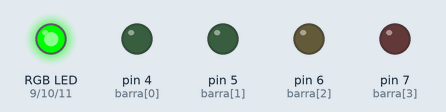
Simulated run of this sketch. Board: Arduino Uno, built with avr-gcc and run on an emulated ATmega328P. On the bench: an RGB LED mixed from three pins (HIGH = lit), output pins drawn as LEDs (lit = HIGH). Dim RGB values are drawn brighter than linear.

Above: at 0.05 s.
At 0.7 s:
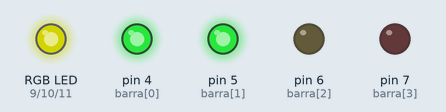
At 1.35 s:
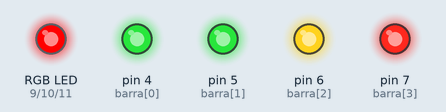
At 2.0 s:
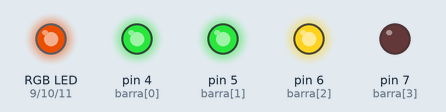
At 2.65 s:
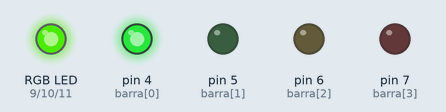
Timing chart, 0 to 6.9 s (numbered marks = the images above):
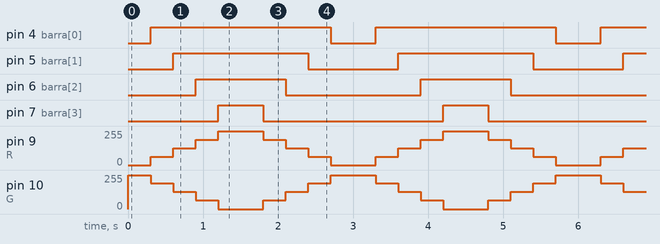

The sketch:

sketch.ino
```cpp
/*
  Solucionari Repte SA2-C · Indicador de nivell (AMPLIAT)
  AMPLIACIO 1: recorre els LED amb un for i un array de pins.
  AMPLIACIO 2: el nivell puja i baixa en bucle (efecte VU-metre).
  AMPLIACIO 3: un LED RGB final que passa de verd a vermell segons el nivell.
  Circuit: LEDs de barra als pins 4,5,6,7 ; LED RGB R=9,G=10,B=11 (220 ohm).
*/

const int barra[] = {4, 5, 6, 7};   // AMPLIACIO 1: array de pins
const int N = 4;
const int R = 9, G = 10, B = 11;     // AMPLIACIO 3: LED RGB indicador

void mostraNivell(int nivell) {
  for (int i = 0; i < N; i++) {
    digitalWrite(barra[i], (i < nivell) ? HIGH : LOW);
  }
  // AMPLIACIO 3: color del RGB segons el nivell (verd -> vermell)
  int vermell = map(nivell, 0, N, 0, 255);
  int verd    = map(nivell, 0, N, 255, 0);
  analogWrite(R, vermell); analogWrite(G, verd); analogWrite(B, 0);
}

void setup() {
  for (int i = 0; i < N; i++) pinMode(barra[i], OUTPUT);
  pinMode(R, OUTPUT); pinMode(G, OUTPUT); pinMode(B, OUTPUT);
}

void loop() {
  // AMPLIACIO 2: puja i baixa (VU-metre)
  for (int n = 0; n <= N; n++) { mostraNivell(n); delay(300); }
  for (int n = N; n >= 0; n--) { mostraNivell(n); delay(300); }
}
```

Measured:
- by itself, pin 4 (barra[0]): alternates HIGH for 2.4 s and LOW for 0.60 s
- by itself, pin 5 (barra[1]): alternates HIGH for 1.8 s and LOW for 1.2 s
- by itself, pin 6 (barra[2]): alternates HIGH for 1.2 s and LOW for 1.8 s
- by itself, pin 7 (barra[3]): alternates HIGH for 0.60 s and LOW for 2.4 s
- by itself, pin 9 (R): repeats every 3.0 s: 127/255 0.30 s, 191/255 0.30 s, 255/255 0.60 s, 191/255 0.30 s, 127/255 0.30 s, 63/255 0.30 s, 0/255 0.60 s, 63/255 0.30 s
- by itself, pin 10 (G): repeats every 3.0 s: 192/255 0.30 s, 128/255 0.30 s, 64/255 0.30 s, 0/255 0.60 s, 64/255 0.30 s, 128/255 0.30 s, 192/255 0.30 s, 255/255 0.60 s
